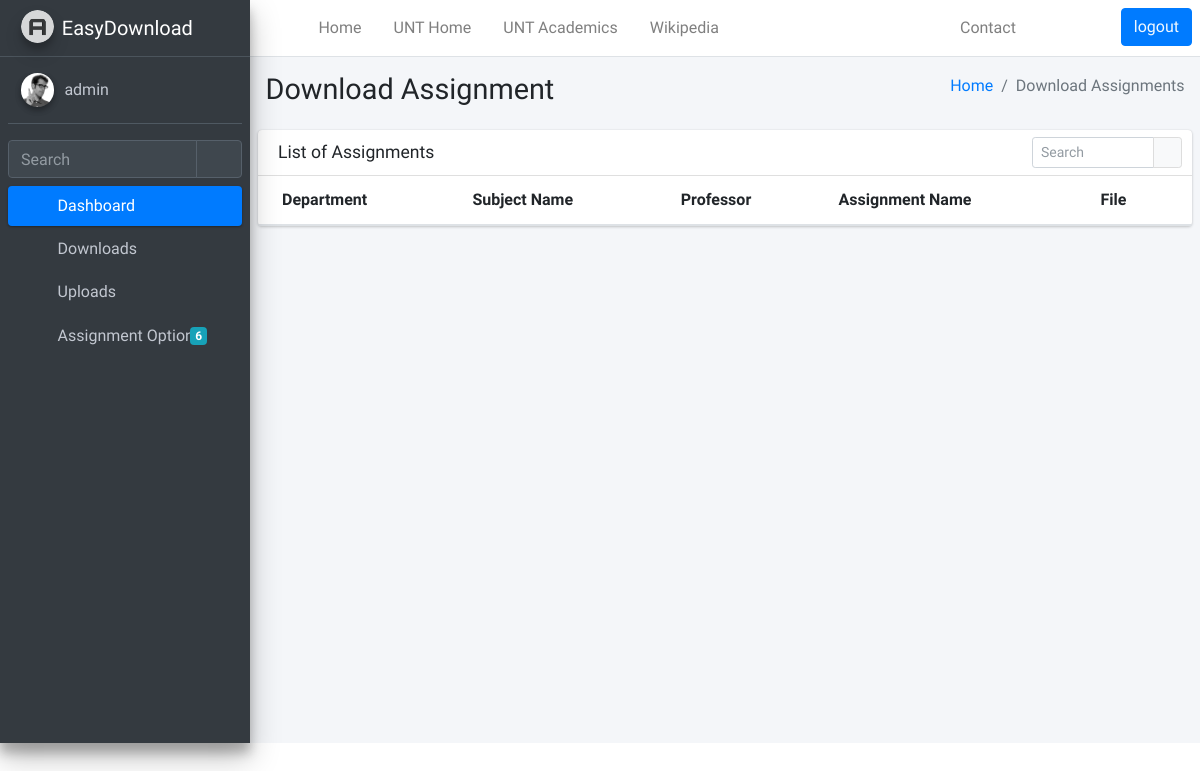
The app's page / (signed in), older data.
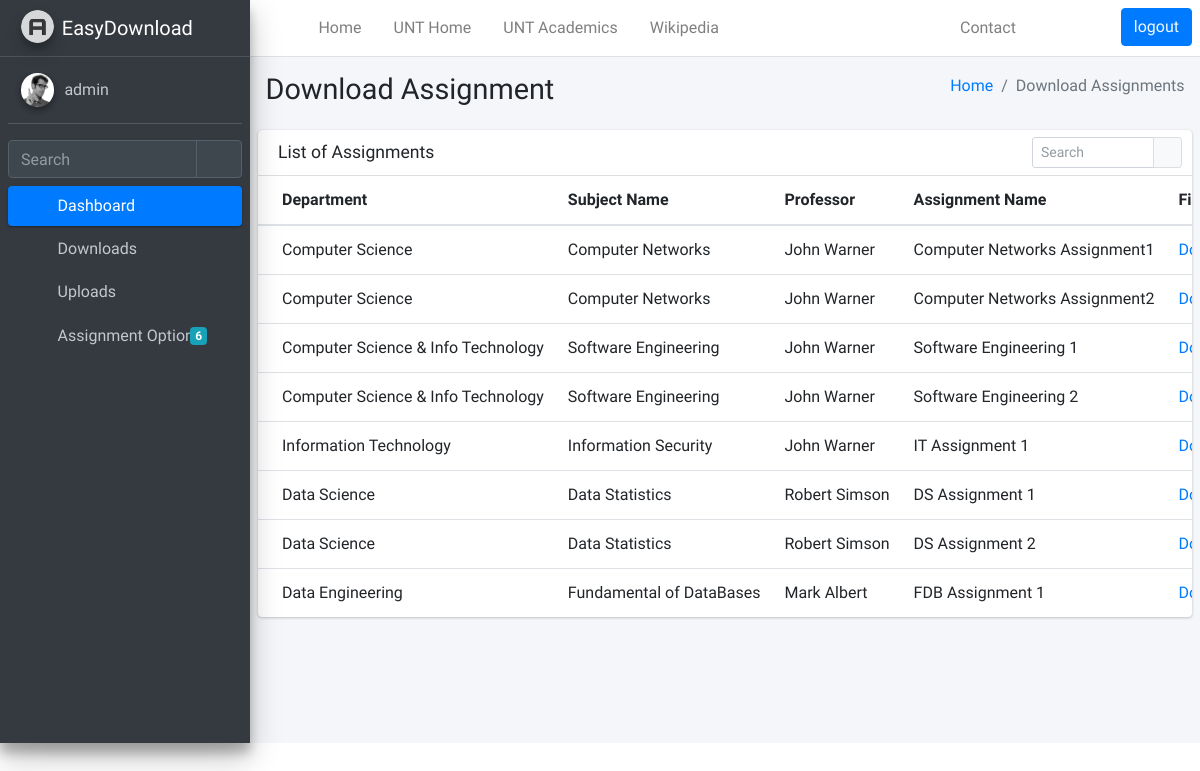
The same page, newer data.
### assignments/models.py (models this page shows, shortened)
class assignmentFiles(models.Model):
    assignment_name = models.CharField(max_length=250, blank=True, null=True)
    subject_name = models.ForeignKey(subjects, related_name="subject", on_delete=models.CASCADE, blank=True, null=True)
    assignment_file = models.FileField(upload_to="files", null=True, blank=True)

class subjects(models.Model):
    department_name = models.ForeignKey(department_details, on_delete=models.CASCADE, null=True, blank=True)
    subject_name = models.CharField(max_length=250, blank=True, null=True)
    subject_description = models.CharField(max_length=500, blank=True, null=True)
    prof_full_name = models.ForeignKey(professor, related_name="Professor", on_delete=models.CASCADE, blank=True, null=True)
    def __str__(self):
        return self.subject_name

class department_details(models.Model):
    department_name = models.CharField(max_length=50, null=True, blank=True)
    department_code = models.CharField(max_length=5, null=True, blank=True)
    department_description = models.CharField(max_length=100, null=True, blank=True)

class professor(models.Model):
    prof_full_name = models.CharField(max_length=250)
    email_id = models.EmailField(null=True, blank=True)

### assignments/views.py (the view)
# urls.py: path('', home, name='home'),
@login_required
def home(request):
    if request.method == 'POST':
        assignment_form = AssignmentsForm(request.POST, request.FILES)
        if assignment_form.is_valid():
            post = assignment_form.save(commit=False)
            assignment_form.save()
            messages.success(request, message=f'You have posted items successfully \n {assignment_form.errors}')
            return redirect('/')
        else:
            messages.error(request, f'Please correct the error below. \n {assignment_form.errors}')
    else:
        assignment_form = AssignmentsForm()
        assigments = assignmentFiles.objects.all()
    return render(request, template_name="home.html", context={'assignment_form': assignment_form,
                                                                "assignments": assigments
                                                                })

### assignments/forms.py
class AssignmentsForm(forms.ModelForm):
    class Meta:
        model = assignmentFiles
        fields = "__all__"

### templates/home.html
{% extends './include/header.html' %}
{% block content %}
{% load static %}
{% load crispy_forms_tags %}
  <div class="content-wrapper">
    <div class="content-header">
      <div class="container-fluid">
        <div class="row mb-2">
          <div class="col-sm-6">
            <h1 class="m-0">Download Assignment</h1>
          </div>
          <div class="col-sm-6">
            <ol class="breadcrumb float-sm-right">
              <li class="breadcrumb-item"><a href="#">Home</a></li>
              <li class="breadcrumb-item active">Download Assignments</li>
            </ol>
          </div>
        </div>
      </div>
    </div>
    <div class="content">
        <div class="row">
            <div class="col-12">
              <div class="card">
                <div class="card-header">
                  <h3 class="card-title">List of Assignments</h3>
                  <div class="card-tools">
                    <div class="input-group input-group-sm" style="width: 150px;">
                      <input type="text" name="table_search" class="form-control float-right" placeholder="Search">
                      <div class="input-group-append">
                        <button type="submit" class="btn btn-default">
                          <i class="fas fa-search"></i>
                        </button>
                      </div>
                    </div>
                  </div>
                </div>
                <div class="card-body table-responsive p-0">
                  <table class="table table-hover text-nowrap">
                    <thead>
                      <tr>
                        <th>Department</th>
                        <th>Subject Name</th>
                        <th>Professor</th>
                        <th>Assignment Name</th>
                        <th>File</th>
                      </tr>
                    </thead>
                    <tbody>
                    {% for assignment in assignments %}
                        <tr>
                            <td>{{assignment.subject_name.department_name.department_name}}</td>
                            <td>{{assignment.subject_name}}</td>
                            <td>{{assignment.subject_name.prof_full_name.prof_full_name}}</td>
                            <td>{{assignment.assignment_name}}</td>
                            <td>
                                <a href="media/{{assignment.assignment_file}}" download class="">Download</a>
                            </td>
                        </tr>
                    {% endfor %}
                    </tbody>
                  </table>
                </div>
              </div>
            </div>
          </div>
    </div>
    </div>
  </div>
{% endblock %}

### templates/include/header.html (shortened to what this page needs)
<!DOCTYPE html>
<html lang="en">
<head>
  <link rel="stylesheet" href="../../static/plugins/fontawesome-free/css/all.min.css">
  <link rel="stylesheet" href="https://code.ionicframework.com/ionicons/2.0.1/css/ionicons.min.css">
  <link rel="stylesheet" href="../../static/dist/css/adminlte.min.css">
</head>
<body class="hold-transition sidebar-mini">
<div class="wrapper">
  {% include './navbar.html' %}
  {% include './sidebar.html' %}
  {% block content %}
  {% endblock %}
</body>
</html>

### templates/include/navbar.html (shortened to what this page needs)
<nav class="main-header navbar navbar-expand navbar-white navbar-light">
    <ul class="navbar-nav">
      <li class="nav-item">
        <a class="nav-link" data-widget="pushmenu" href="#" role="button"><i class="fas fa-bars"></i></a>
      </li>
      <li class="nav-item d-none d-sm-inline-block">
        <a href="/" class="nav-link">Home</a>
      </li>
      <li class="nav-item d-none d-sm-inline-block">
        <a href="https://www.unt.edu/" class="nav-link">UNT Home</a>
      </li>
      <li class="nav-item d-none d-sm-inline-block">
        <a href="https://www.unt.edu/academics" class="nav-link">UNT Academics</a>
      </li>
      <li class="nav-item d-none d-sm-inline-block">
        <a href="https://en.wikipedia.org/wiki/Main_Page" class="nav-link">Wikipedia</a>
      </li>
    </ul>
    <ul class="navbar-nav ml-auto">
      <li class="nav-item">
        <a class="nav-link" data-widget="navbar-search" href="#" role="button">
          <i class="fas fa-search"></i>
        </a>
      </li>
      <li class="nav-item d-none d-sm-inline-block">
        <a href="#" class="nav-link">Contact</a>
      </li>
      <li class="nav-item">
        <a class="nav-link" data-widget="fullscreen" href="#" role="button">
          <i class="fas fa-expand-arrows-alt"></i>
        </a>
      </li>
      <li class="nav-item">
        <a class="nav-link" data-widget="control-sidebar" data-slide="true" href="#" role="button">
          <i class="fas fa-th-large"></i>
        </a>
      </li>
      <li class="nav-item">
        <div class="">
            <button type="button" class="btn btn-primary btn-block">
                <a href="/users/logout" class="" style="color: aliceblue;">logout</a></button>
        </div>
      </li>
    </ul>
  </nav>

### templates/include/sidebar.html (shortened to what this page needs)
  <aside class="main-sidebar sidebar-dark-primary elevation-4">
    <a href="/" class="brand-link">
      <img src="../../static/dist/img/AdminLTELogo.png" alt="AdminLTE Logo" class="brand-image img-circle elevation-3" style="opacity: .8">
      <span class="brand-text font-weight-light">EasyDownload</span>
    </a>
    <div class="sidebar">
      <div class="user-panel mt-3 pb-3 mb-3 d-flex">
        <div class="image">
          <img src="../../static/dist/img/user2-160x160.jpg" class="img-circle elevation-2" alt="User Image">
        </div>
        {% if user.is_authenticated %}
        <div class="info">
            <a href="#" class="d-block">{{ user.username }}</a>
          </div>
        {% else %}
        <div class="info">
            <a href="#" class="d-block">unknown</a>
          </div>
        {% endif %}
      </div>
      <div class="form-inline">
        <div class="input-group" data-widget="sidebar-search">
          <input class="form-control form-control-sidebar" type="search" placeholder="Search" aria-label="Search">
          <div class="input-group-append">
            <button class="btn btn-sidebar">
              <i class="fas fa-search fa-fw"></i>
            </button>
          </div>
        </div>
      </div>
      <nav class="mt-2">
        <ul class="nav nav-pills nav-sidebar flex-column" data-widget="treeview" role="menu" data-accordion="false">
          <li class="nav-item menu-open">
            <a href="#" class="nav-link active">
              <i class="nav-icon fas fa-tachometer-alt"></i>
              <p>
                Dashboard
                <i class="right fas fa-angle-left"></i>
              </p>
            </a>
            <ul class="nav nav-treeview">
              <li class="nav-item">
                <a href="/" class="nav-link">
                  <i class="far fa-circle nav-icon"></i>
                  <p>Downloads</p>
                </a>
              </li>
              <li class="nav-item">
                <a href="/" class="nav-link">
                  <i class="far fa-circle nav-icon"></i>
                  <p>Uploads</p>
                </a>
              </li>
            </ul>
          </li>
          <li class="nav-item">
            <a href="#" class="nav-link">
              <i class="nav-icon fas fa-copy"></i>
              <p>
                Assignment Options
                <i class="fas fa-angle-left right"></i>
                <span class="badge badge-info right">6</span>
              </p>
            </a>
          </li>
      </nav>
    </div>
  </aside>

Row changes from the older to the newer data that the page shows:
added assignmentFiles: subject_name.department_name.department_name "Computer Science", subject_name "Computer Networks", subject_name.prof_full_name.prof_full_name "John Warner", assignment_name "Computer Networks Assignment1"
added assignmentFiles: subject_name.department_name.department_name "Computer Science", subject_name "Computer Networks", subject_name.prof_full_name.prof_full_name "John Warner", assignment_name "Computer Networks Assignment2"
added assignmentFiles: subject_name.department_name.department_name "Computer Science & Info Technology", subject_name "Software Engineering", subject_name.prof_full_name.prof_full_name "John Warner", assignment_name "Software Engineering 1"
added assignmentFiles: subject_name.department_name.department_name "Computer Science & Info Technology", subject_name "Software Engineering", subject_name.prof_full_name.prof_full_name "John Warner", assignment_name "Software Engineering 2"
added assignmentFiles: subject_name.department_name.department_name "Information Technology", subject_name "Information Security", subject_name.prof_full_name.prof_full_name "John Warner", assignment_name "IT Assignment 1"
added assignmentFiles: subject_name.department_name.department_name "Data Science", subject_name "Data Statistics", subject_name.prof_full_name.prof_full_name "Robert Simson", assignment_name "DS Assignment 1"
added assignmentFiles: subject_name.department_name.department_name "Data Science", subject_name "Data Statistics", subject_name.prof_full_name.prof_full_name "Robert Simson", assignment_name "DS Assignment 2"
added assignmentFiles: subject_name.department_name.department_name "Data Engineering", subject_name "Fundamental of DataBases", subject_name.prof_full_name.prof_full_name "Mark Albert", assignment_name "FDB Assignment 1"
